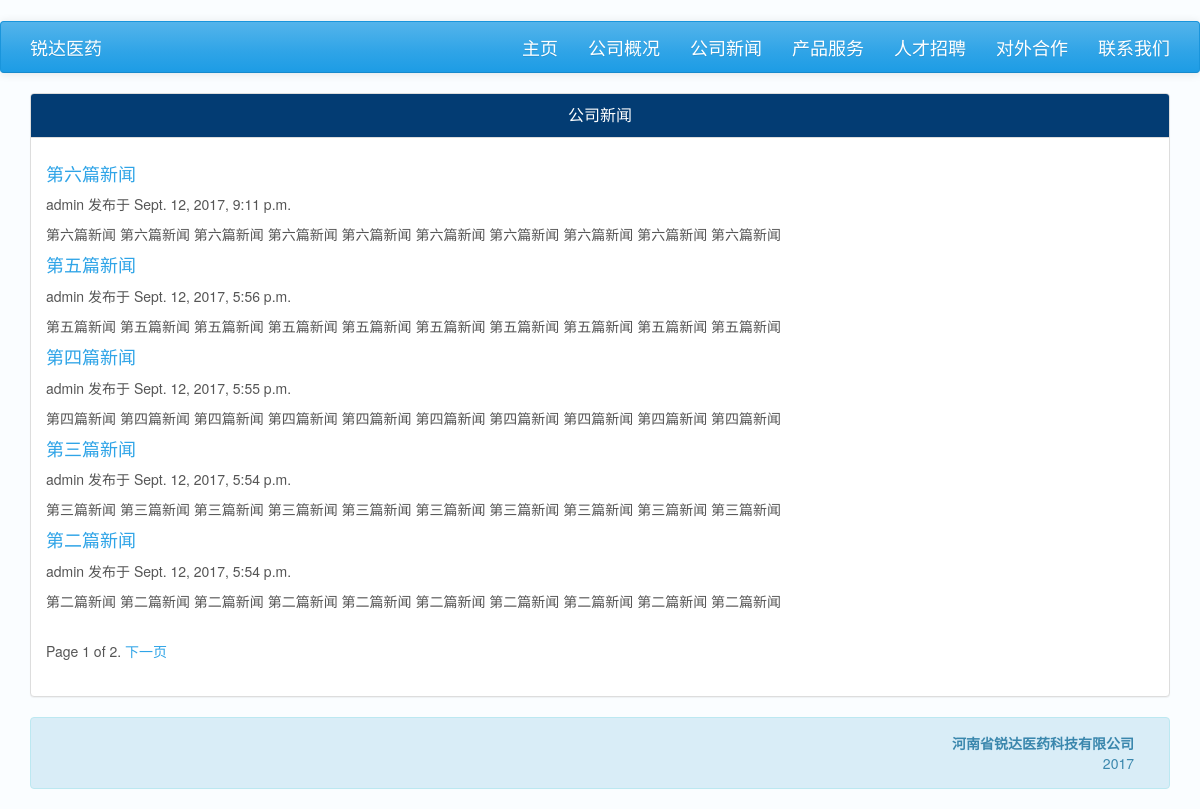
Before: /main/news with the older database file.
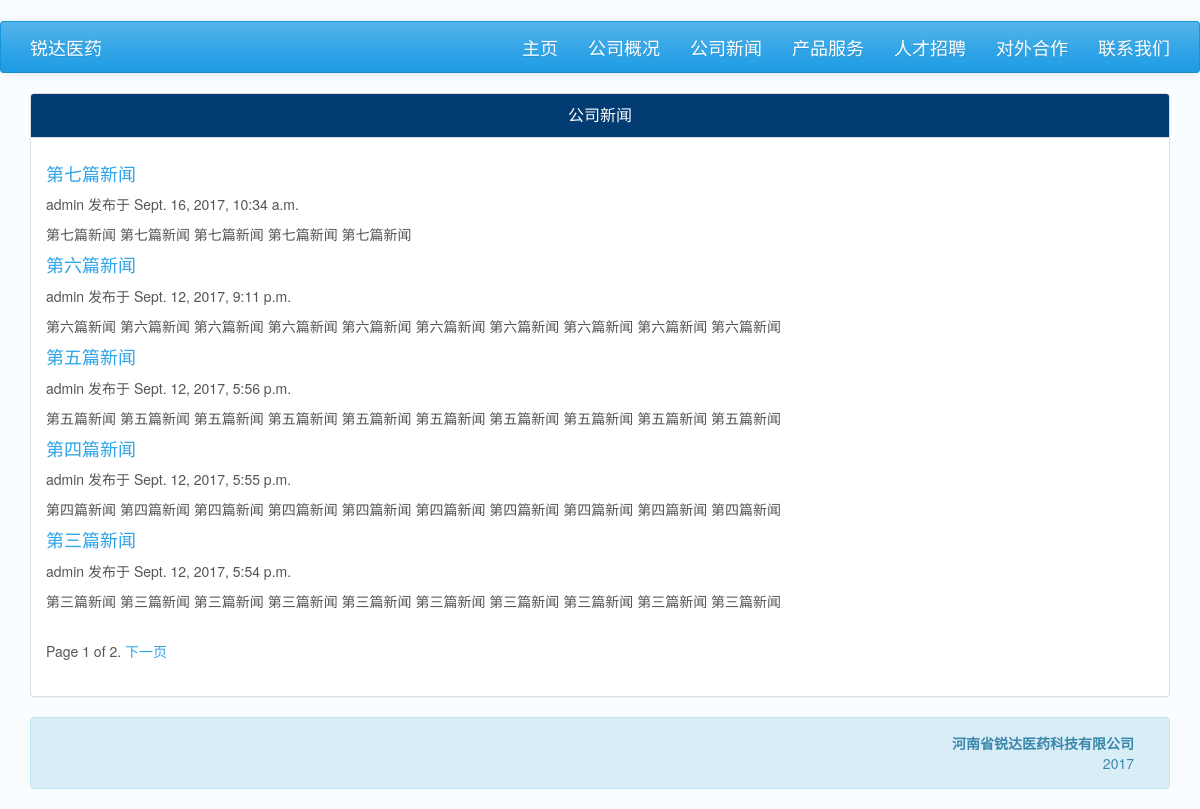
After: the same page with the newer database file.
### main/models.py (models this page shows, shortened)
class News(models.Model):
    STATUS_CHOICES = (
        ('draft', 'Draft'),
        ('published', 'Published'),
    )
    CATEGORY_CHOICES = (
        ('news', 'News'),
        ('product', 'Product'),
        ('employment', 'Employment'),
    )
    category = models.CharField(max_length=10,
                                choices=CATEGORY_CHOICES,
                                default='news')
    title = models.CharField(max_length=250)
    slug = models.SlugField(max_length=250,
                            unique_for_date='publish')
    author = models.ForeignKey(User,
                               related_name='news_posts')
    intro = models.TextField(default='请编剧简介')
    body = RichTextField(default='请编辑内容')
    body2 = RichTextUploadingField(default='请编辑内容')
    publish = models.DateTimeField(default=timezone.now)
    created = models.DateTimeField(auto_now_add=True)
    updated = models.DateTimeField(auto_now=True)
    status = models.CharField(max_length=10,
                              choices=STATUS_CHOICES,
                              default='draft')
    objects = models.Manager() # The default manager.
    published = PublishedManager() # Our custom manager.
    class Meta:
        ordering = ('-publish',)
        verbose_name_plural = '内容'
    def get_absolute_url(self):
        return reverse('main:news_detail',
                       args=[self.publish.year,
                             self.publish.strftime('%m'),
                             self.publish.strftime('%d'),
                             self.slug])

### main/views.py (the view)
# urls.py: url(r'news', views.news, name='news'),
def news(request):
    object_list = News.published.filter(category='news')
    paginator = Paginator(object_list, 5)  # 5 posts in each page
    page = request.GET.get('page')
    try:
        news_list = paginator.page(page)
    except PageNotAnInteger:
        news_list = paginator.page(1)
    except EmptyPage:
        news_list = paginator.page(paginator.num_pages)
    return render(
        request,
        'main/news.html',
        {'news_list': news_list}
    )

### main/models.py (called while the page is built)
    def get_queryset(self):
        return super(PublishedManager,
                    self).get_queryset().filter(status='published')

### main/templates/main/news.html (shortened to what this page needs)
{% extends "main/base.html" %}
{% block main %}
    <div class="container">
        <div class="row">
            <div class="col-md-12">
                <div class="panel panel-info">
                    <div class="panel-heading">
                        <p class="panel-title text-center">公司新闻</p>
                    </div>
                    <div class="panel-body">
                        {% for news in news_list %}
                            <h4>
                                <a href="{{ news.get_absolute_url }}">
                                    {{ news.title }}
                                </a>
                            </h4>
                            <p>
                                {{ news.author }} 发布于 {{ news.publish }}
                            </p>
                            {{ news.body|truncatewords:30|linebreaks }}
                        {% endfor %}
                        {% include "main/pagination.html" with page=news_list %}
                    </div>
                </div>
            </div>
        </div>
    </div>
{% endblock main %}

Changed rows visible on the page:
no longer on this page (row unchanged): News: title "第二篇新闻", author "admin", publish "Sept. 12, 2017, 5:54 p.m.", body "第二篇新闻 第二篇新闻 第二篇新闻 第二篇新闻 第二篇新闻 第二篇新闻 第二篇新闻 第二篇新闻 第二篇新闻 第二篇新闻"
added News: title "第七篇新闻", author "admin", publish "Sept. 16, 2017, 10:34 a.m.", body "第七篇新闻 第七篇新闻 第七篇新闻 第七篇新闻 第七篇新闻"
